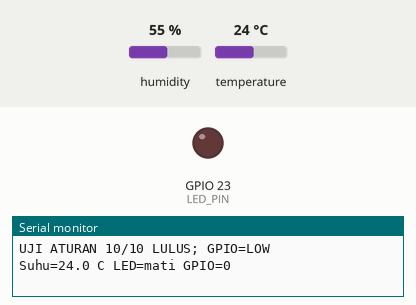
Bench run of a program on a simulated ESP32. Shown: output pins drawn as LEDs (lit = HIGH), the last lines printed to the serial monitor. The test bench sets the inputs (shaded band); at power-on: temperature 24 °C, humidity 55 %.

Above: at 3.2 s.
3.3 s: temperature set to 29.5 °C
6.0 s: temperature set to 30.3 °C
At 7.5 s:
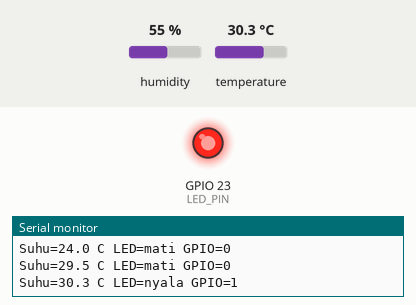
8.7 s: temperature set to 28.4 °C
11.4 s: temperature set to 27.3 °C
At 13.2 s:
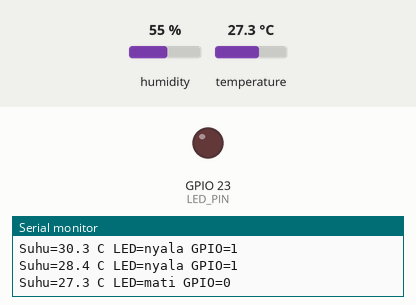
14.1 s: temperature set to 33 °C
At 17.0 s:
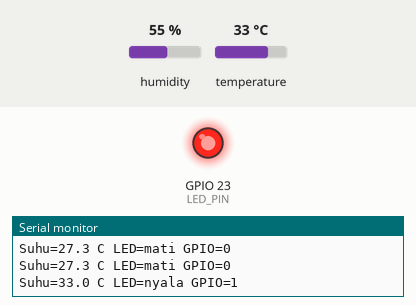
Timing chart, 0 to 18.5 s (numbered marks = the images above; inputs shaded):
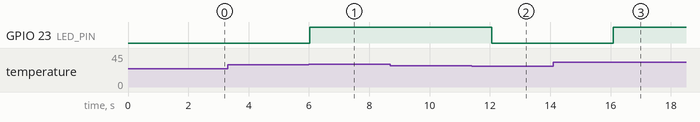

The program:

main.cpp
```cpp
#include <Arduino.h>
#include <DHTesp.h>
#include "aturan.h"
#include "uji_aturan.h"

const int LED_PIN = 23;
DHTesp dht;
bool nyala = false;

void setup() {
  Serial.begin(115200);
  pinMode(LED_PIN, OUTPUT);
  digitalWrite(LED_PIN, LOW);
  if (!ujiAturan(LED_PIN)) {
    while (true) delay(1000);
  }
  dht.setup(15, DHTesp::DHT22);
  delay(2000);
}

void loop() {
  TempAndHumidity data = dht.getTempAndHumidity();
  nyala = keadaanBerikut(data.temperature, nyala);
  digitalWrite(LED_PIN, nyala ? HIGH : LOW);
  Serial.printf("Suhu=%.1f C LED=%s GPIO=%d\r\n", data.temperature,
                nyala ? "nyala" : "mati", digitalRead(LED_PIN));
  delay(2000);
}
```

aturan.h
```cpp
#pragma once
#include <math.h>

inline bool keadaanBerikut(float suhu, bool sebelumnya) {
  if (!isfinite(suhu) || suhu < -40.0f || suhu > 80.0f) return false;
  if (suhu >= 30.0f) return true;
  if (suhu <= 28.0f) return false;
  return sebelumnya;
}
```

uji_aturan.h
```cpp
#pragma once
#include <Arduino.h>
#include "aturan.h"

inline bool ujiAturan(int pin) {
  struct Kasus { float suhu; bool sebelum; bool harapan; };
  const Kasus kasus[] = {
    {27, false, false}, {30, false, true}, {29, true, true},
    {28, true, false}, {29, false, false}, {NAN, true, false},
    {90, true, false}, {-41, true, false}, {80, false, true},
    {-40, true, false}
  };
  for (const Kasus& uji : kasus) {
    bool hasil = keadaanBerikut(uji.suhu, uji.sebelum);
    digitalWrite(pin, hasil ? HIGH : LOW);
    if (hasil != uji.harapan || (digitalRead(pin) == HIGH) != hasil) {
      Serial.println("UJI ATURAN GAGAL; periksa logika dan GPIO.");
      digitalWrite(pin, LOW);
      return false;
    }
  }
  digitalWrite(pin, LOW);
  Serial.println("UJI ATURAN 10/10 LULUS; GPIO=LOW");
  return true;
}
```

Measured:
- the behaviour switches between 29.9 and 30 °C on temperature (found by bisection; images 0 and 1)
- the behaviour switches between 28.1 and 28 °C on temperature (found by bisection; images 1 and 2)
- after the input at 6.0 s, GPIO 23 (LED_PIN): LOW → HIGH at once
- after the input at 11.4 s, GPIO 23 (LED_PIN): HIGH → LOW after 0.66 s
- after the input at 14.1 s, GPIO 23 (LED_PIN): LOW → HIGH after 2.0 s
